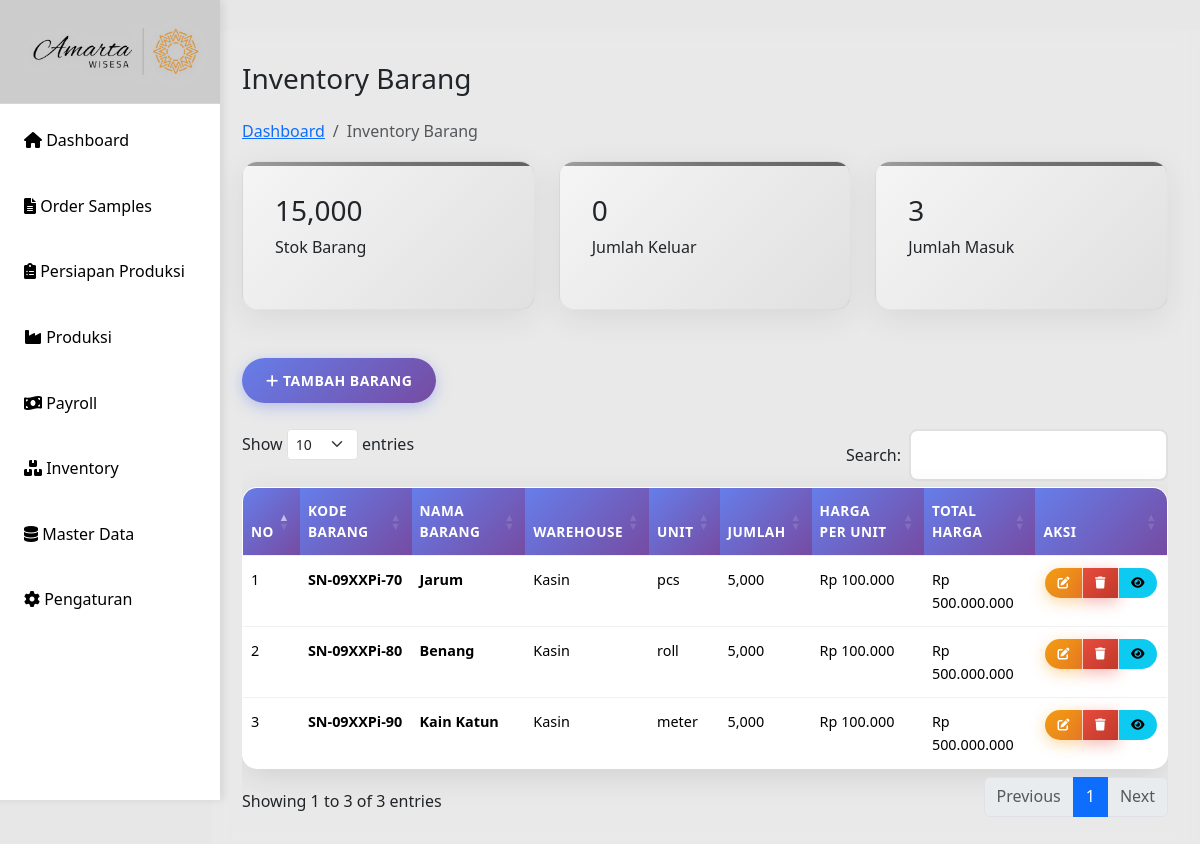
Before: /inventory.php with the older database file.
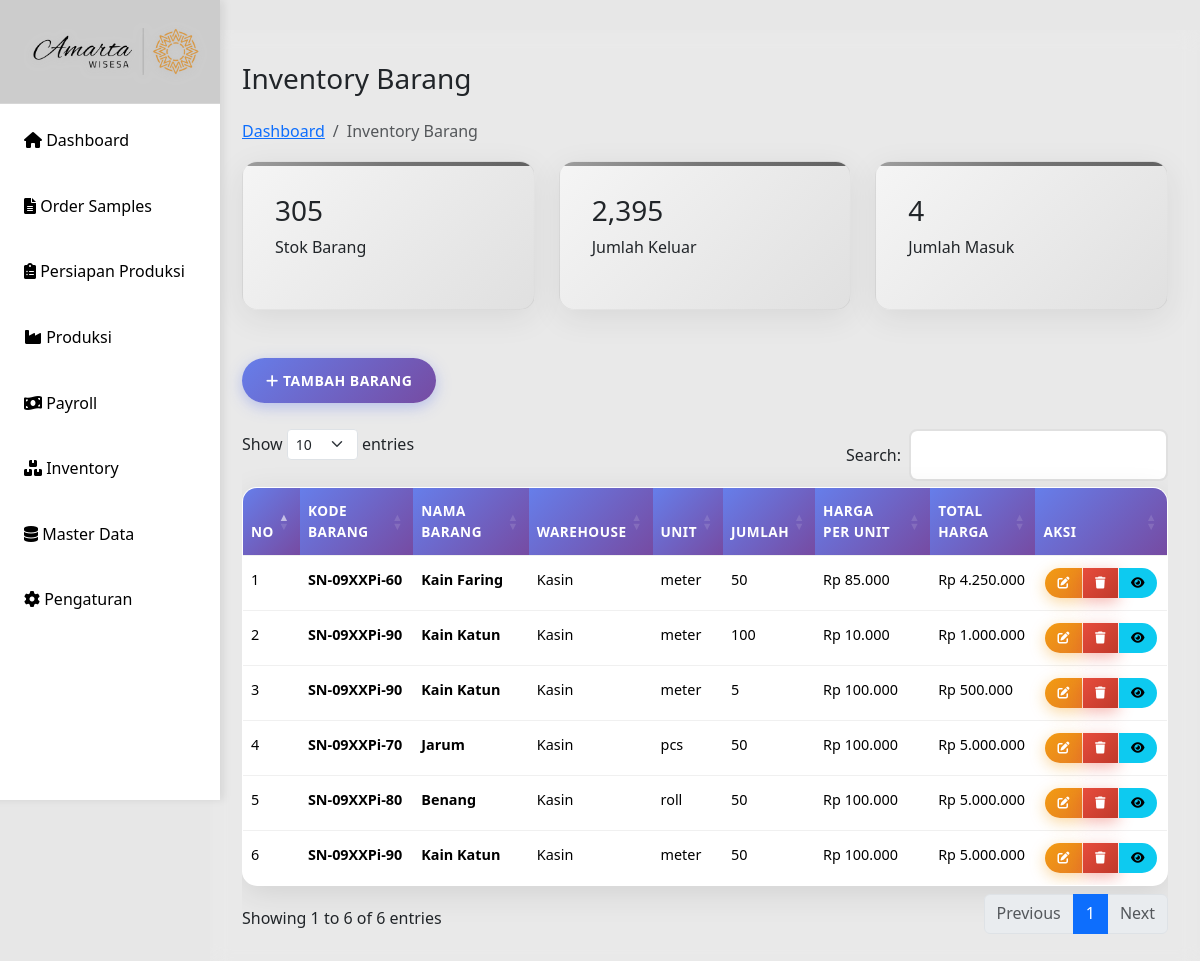
After: the same page with the newer database file.
### tables this page shows
CREATE TABLE `inventory` (
  `id` int(11) NOT NULL,
  `kode_barang` varchar(50) DEFAULT NULL,
  `nama_barang` varchar(255) NOT NULL,
  `warehouse` varchar(100) NOT NULL,
  `unit` varchar(50) NOT NULL,
  `jumlah` int(11) NOT NULL DEFAULT 0,
  `harga_per_unit` decimal(15,2) NOT NULL DEFAULT 0.00,
  `keterangan` text DEFAULT NULL,
  `created_at` datetime NOT NULL DEFAULT current_timestamp(),
  `updated_at` datetime DEFAULT NULL ON UPDATE current_timestamp(),
  `id_kategori` int(11) DEFAULT NULL
);

### inventory.php (the view, shortened to what this page needs)
<?php
include "includes/header.php";
include "config/db.php";
$result = $conn->query("SELECT * FROM inventory ORDER BY id DESC");
$total_stok = $conn->query("SELECT SUM(jumlah) as total FROM inventory")->fetch_assoc()['total'] ?? 0;
$barang_keluar = $conn->query("SELECT SUM(jumlah_keluar) as total FROM inventory_transaksi_gudang WHERE jenis = 'keluar'")->fetch_assoc()['total'] ?? 0;
$barang_masuk = $conn->query("SELECT COUNT(DISTINCT nama_barang) as total FROM inventory")->fetch_assoc()['total'] ?? 0;
?>
    <main class="main-content">
            <div>
                <h1 class="h3 mb-4">Inventory Barang</h1>
                <nav aria-label="breadcrumb">
                    <ol class="breadcrumb">
                        <li class="breadcrumb-item"><a href="index.php">Dashboard</a></li>
                        <li class="breadcrumb-item active">Inventory Barang</li>
                    </ol>
                </nav>
            </div>
        <div class="row mb-4">
            <div class="col-md-4">
                <div class="stats-card">
                    <h3><?php echo number_format($total_stok); ?></h3>
                    <p>Stok Barang</p>
                </div>
            </div>
            <div class="col-md-4">
                <div class="stats-card">
                    <h3><?php echo number_format($barang_keluar); ?></h3>
                    <p>Jumlah Keluar</p>
                </div>
            </div>
            <div class="col-md-4">
                <div class="stats-card">
                    <h3><?php echo number_format($barang_masuk); ?></h3>
                    <p>Jumlah Masuk</p>
                </div>
            </div>
        </div>
        <div>
            <button class="btn btn-primary" data-bs-toggle="modal" data-bs-target="#inventoryModal">
                <i class="fas fa-plus"></i> Tambah Barang
            </button>
        </div><br>
        <div class="table-container">
            <div class="table-responsive">
                <table id="inventoryTable" class="table table-hover">
                    <thead>
                        <tr>
                            <th>No</th>
                            <th>Kode Barang</th>
                            <th>Nama Barang</th>
                            <th>Warehouse</th>
                            <th>Unit</th>
                            <th>Jumlah</th>
                            <th>Harga per Unit</th>
                            <th>Total Harga</th>
                            <th>Aksi</th>
                        </tr>
                    </thead>
                    <tbody>
                        <?php $no=1; while($row = $result->fetch_assoc()): ?>
                        <tr>
                            <td><?= $no++ ?></td>
                            <td><strong><?= $row['kode_barang'] ?? '-' ?></strong></td>
                            <td><strong><?= $row['nama_barang'] ?></strong></td>
                            <td><?= $row['warehouse'] ?></td>
                            <td><?= $row['unit'] ?></td>
                            <td><?= number_format($row['jumlah']) ?></td>
                            <td>Rp <?= number_format($row['harga_per_unit'], 0, ',', '.') ?></td>
                            <td>Rp <?= number_format($row['jumlah'] * $row['harga_per_unit'], 0, ',', '.') ?></td>
                            <td>
                                <div class="btn-group btn-group-sm" role="group">
                                    <button class="btn btn-warning" onclick="editInventory(<?= $row['id'] ?>)" title="Edit">
                                        <i class="fas fa-edit"></i>
                                    </button>
                                    <button class="btn btn-danger" onclick="deleteInventory(<?= $row['id'] ?>)" title="Hapus">
                                        <i class="fas fa-trash"></i>
                                    </button>
                                    <button class="btn btn-info" onclick="detailInventory(<?= $row['id'] ?>)" title="Detail">
                                        <i class="fas fa-eye"></i>
                                    </button>
                                </div>
                            </td>
                        </tr>
                        <?php endwhile; ?>
                    </tbody>
                </table>
            </div>
        </div>
    </main>
<?php include 'includes/footer.php'; ?>

### includes/header.php (shortened to what this page needs)
<!DOCTYPE html>
<html lang="id">
<head>
    <link href="https://cdn.jsdelivr.net/npm/bootstrap@5.3.3/dist/css/bootstrap.min.css" rel="stylesheet">
    <link href="https://cdn.jsdelivr.net/npm/bootstrap@5.3.2/dist/css/bootstrap.min.css" rel="stylesheet">
    <link href="https://cdnjs.cloudflare.com/ajax/libs/font-awesome/6.0.0/css/all.min.css" rel="stylesheet">
    <link href="https://cdn.datatables.net/1.13.7/css/dataTables.bootstrap5.min.css" rel="stylesheet">
    <link rel="stylesheet" href="css/style.css">
</head>
<body>
    <button class="sidebar-toggle" onclick="toggleSidebar()">
    </button>
   <?php include 'sidebar.php'; ?>

### includes/sidebar.php
<nav class="sidebar" id="sidebar">
    <div class="sidebar-header">
        <img src="img/amarta-wisesa.png" alt="Amarta Wisesa Logo" class="sidebar-logo">
    </div>
    <ul class="sidebar-nav">
        <li>
            <a href="index.php" class="nav-link <?php echo basename($_SERVER['PHP_SELF']) == 'index.php' ? 'active' : ''; ?>">
                <i class="fas fa-home"></i>
                Dashboard
            </a>
        </li>
        <li>
            <a href="sps-sample.php" class="nav-link <?php echo basename($_SERVER['PHP_SELF']) == 'sps-sample.php' ? 'active' : ''; ?>">
                <i class="fas fa-file-alt"></i>
                Order Samples
            </a>
        </li>
        <li>
            <a href="persiapan.php" class="nav-link <?php echo basename($_SERVER['PHP_SELF']) == 'persiapan.php' ? 'active' : ''; ?>">
                <i class="fas fa-clipboard-list"></i>
                Persiapan Produksi
            </a>
        </li>
        <li>
            <a href="produksi.php" class="nav-link <?php echo basename($_SERVER['PHP_SELF']) == 'produksi.php' ? 'active' : ''; ?>">
                <i class="fas fa-industry"></i>
                Produksi
            </a>
        </li>
        <li>
            <a href="payroll.php" class="nav-link <?php echo basename($_SERVER['PHP_SELF']) == 'payroll.php' ? 'active' : ''; ?>">
                <i class="fas fa-money-bill-wave"></i>
                Payroll
            </a>
        </li>
        <li>
            <a href="inventory.php" class="nav-link <?php echo basename($_SERVER['PHP_SELF']) == 'inventory.php' ? 'active' : ''; ?>">
                <i class="fas fa-boxes"></i>
                Inventory
            </a>
        </li>
        <li>
            <a href="master-data.php" class="nav-link <?php echo basename($_SERVER['PHP_SELF']) == 'master-data.php' ? 'active' : ''; ?>">
                <i class="fas fa-database"></i>
                Master Data
            </a>
        </li>
        <li>
            <a href="pengaturan.php" class="nav-link <?php echo basename($_SERVER['PHP_SELF']) == 'pengaturan.php' ? 'active' : ''; ?>">
                <i class="fas fa-cog"></i>
                Pengaturan
            </a>
        </li>
    </ul>
</nav>

### includes/footer.php (shortened to what this page needs)
</body>
</html>

### css/style.css (style rules this page uses)
* { margin: 0; padding: 0; box-sizing: border-box; }
body { font-family: 'Segoe UI', Tahoma, Geneva, Verdana, sans-serif; background: #e7e7e7ff; min-height: 100vh; line-height: 1.6; }
.sidebar { background: #ffffff; width: 260px; height: 100vh; position: fixed; left: -40px; top: 0; padding-top: 0; box-shadow: 4px 0 8px rgba(0,0,0,0.08); overflow-y: auto; transition: all 0.3s cubic-bezier(0.4, 0, 0.2, 1); z-index: 1000; }
.sidebar::before { content: ''; position: absolute; top: 0; left: 0; right: 0; bottom: 0; background: linear-gradient(45deg, rgba(255,255,255,0.3) 0%, rgba(255,255,255,0.1) 50%, rgba(255,255,255,0.2) 100%); pointer-events: none; }
.sidebar-header { background: rgba(0,0,0,0.2); padding: 1.5rem 1rem; text-align: left; backdrop-filter: blur(10px); border-bottom: 1px solid rgba(255,255,255,0.2); }
.sidebar-logo { width: 100%; max-width: 180px; height: auto; margin-left : 50px; transition: all 0.3s ease; filter: drop-shadow(0 2px 4px rgba(189, 189, 189, 0.72)); }
.sidebar ul { list-style: none; }
.sidebar ul li { margin: 0.5rem 1rem; border-radius: 8px; overflow: hidden; transition: all 0.3s ease; }
.sidebar ul li a { color: #000000; text-decoration: none; display: block; padding: 1rem; transition: all 0.3s ease; position: relative; overflow: hidden; }
.sidebar ul li a::before { content: ''; position: absolute; top: 0; left: -100%; width: 100%; height: 100%; background: linear-gradient(90deg, transparent, rgba(255,255,255,0.2), transparent); transition: left 0.5s; }
.main-content { margin-left: 210px; padding: 2rem; background: rgba(255,255,255,0.1); backdrop-filter: blur(10px); min-height: 100vh; }
.stats-card { background: linear-gradient(135deg, #f5f5f5, #e0e0e0); border-radius: 15px; padding: 2rem; margin-bottom: 1.5rem; box-shadow: 0 8px 32px rgba(0,0,0,0.08); border: 1px solid rgba(158, 158, 158, 0.2); transition: transform 0.3s ease, box-shadow 0.3s ease; position: relative; overflow: hidden; }
.stats-card::before { content: ''; position: absolute; top: 0; left: 0; right: 0; height: 4px; background: linear-gradient(90deg, #9e9e9e, #757575, #616161); }
.table { width: 100%; border-collapse: separate; border-spacing: 0; background: white; border-radius: 15px; overflow: hidden; box-shadow: 0 8px 32px rgba(0,0,0,0.1); border: 1px solid rgba(255,255,255,0.2); }
.table th, .table td { padding: 12px 8px; text-align: left; border-bottom: 1px solid #f0f0f0; font-size: 0.9rem; }
.table th { background: linear-gradient(135deg, #667eea, #764ba2); color: white; font-weight: 600; text-transform: uppercase; letter-spacing: 0.5px; font-size: 0.85rem; }
.table tr { transition: all 0.3s ease; }
.table tr:last-child td { border-bottom: none; }
.table .btn { padding: 6px 12px; font-size: 12px; border-radius: 20px; margin: 0 2px; }
.table .btn i { font-size: 12px; }
.btn { padding: 12px 24px; border: none; border-radius: 25px; cursor: pointer; text-decoration: none; display: inline-block; font-size: 14px; font-weight: 600; text-transform: uppercase; letter-spacing: 0.5px; transition: all 0.3s ease; position: relative; overflow: hidden; }
.btn::before { content: ''; position: absolute; top: 50%; left: 50%; width: 0; height: 0; background: rgba(255,255,255,0.2); border-radius: 50%; transform: translate(-50%, -50%); transition: width 0.6s, height 0.6s; }
.btn-primary { background: linear-gradient(135deg, #667eea, #764ba2); color: white; box-shadow: 0 4px 15px rgba(102,126,234,0.4); }
.btn-danger { background: linear-gradient(135deg, #e74c3c, #c0392b); color: white; box-shadow: 0 4px 15px rgba(231,76,60,0.4); }
.btn-warning { background: linear-gradient(135deg, #f39c12, #e67e22); color: white; box-shadow: 0 4px 15px rgba(243,156,18,0.4); }

Changed rows visible on the page:
added inventory: kode_barang "SN-09XXPi-60", nama_barang "Kain Faring", warehouse "Kasin", unit "meter", jumlah "50", harga_per_unit "85.000", $row['jumlah'] * $row['harga_per_unit'] "4.250.000"
added inventory: kode_barang "SN-09XXPi-90", nama_barang "Kain Katun", warehouse "Kasin", unit "meter", jumlah "100", harga_per_unit "10.000", $row['jumlah'] * $row['harga_per_unit'] "1.000.000"
added inventory: kode_barang "SN-09XXPi-90", nama_barang "Kain Katun", warehouse "Kasin", unit "meter", jumlah "5", harga_per_unit "100.000", $row['jumlah'] * $row['harga_per_unit'] "500.000"
changed inventory "SN-09XXPi-70": jumlah "5,000" → "50"; $row['jumlah'] * $row['harga_per_unit'] "500.000.000" → "5.000.000"
changed inventory "SN-09XXPi-80": jumlah "5,000" → "50"; $row['jumlah'] * $row['harga_per_unit'] "500.000.000" → "5.000.000"
changed inventory (number 6 of 6 on the later page): jumlah "5,000" → "50"; $row['jumlah'] * $row['harga_per_unit'] "500.000.000" → "5.000.000"
Other visible differences:
$total_stok: "15,000" → "305"
$barang_keluar: "0" → "2,395"
$barang_masuk: "3" → "4"
text written by a page script: "Show entries Search: Showing 1 to 3 of 3 entries Previous 1 Next" → "Show entries Search: Showing 1 to 6 of 6 entries Previous 1 Next"
